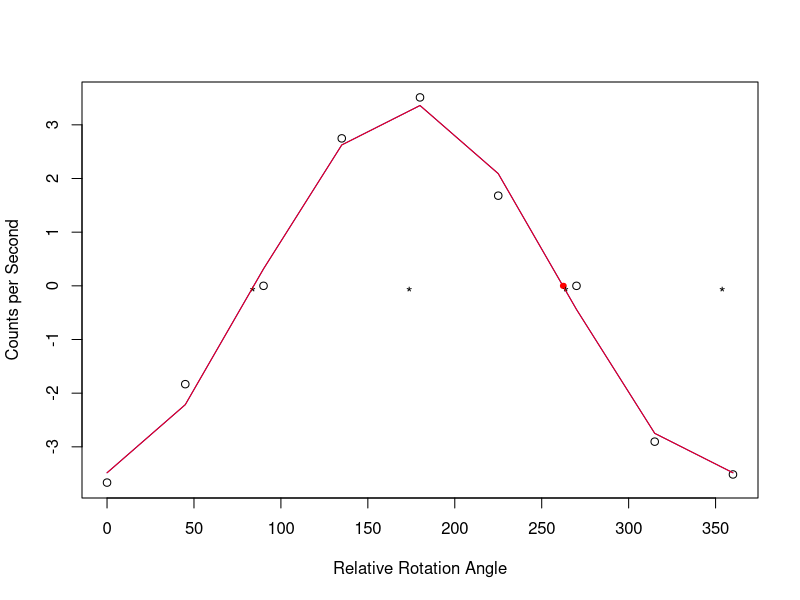

Write R code to recreate this figure.
mydata=read.csv('results.csv',header=FALSE)
colnames(mydata)=c('degs','volts','fogs','time')
#mydata$degs=mydata$degs+0;
degs=unique(mydata$degs)
spread=rep(0,length(degs))
for(i in c(1:length(spread))){
  ix=which(mydata$degs==degs[i]);
  thyme=mydata$time[ix];
  thyme=thyme-min(thyme);
  dt=diff(thyme)
  fog=mydata$fogs[ix]
  dfog=(diff(fog));
  dfdt=dfog/dt;
  spread[i]=median(dfdt);
}
spread=spread;#*60;
macks=median(spread)*2;
ix=-c(1:length(spread));
t=pi/180*degs[-ix];
xc=cos(t);
xs=sin(t);
fit=lm(spread[-ix]~xc+xs);

# use the linear statistical model to find north
alfa=fit$coefficients[2];
betta=fit$coefficients[3];
B=fit$coefficients[1];
A=sqrt(alfa^2+betta^2);
phase_shift = atan2(betta,alfa);
phase_shift = pi/2-phase_shift;
faze=phase_shift*180/pi;
root=(180-asin(-B/A)*180/pi-faze)%%360;

cat(sprintf("North is located at: %.2f degrees relative.\n",root));

# using a linear model and fit to find north... less efficient
pred=predict(fit,data=degs);
north_ix=which(diff(pred>0)<0);
north_arry=c(north_ix,north_ix+1);
north_fit = lm(pred[north_arry]~degs[north_arry]);
north = -north_fit$coefficients[1]/north_fit$coefficients[2];

pdf('fit.pdf')
plot(degs[-ix],spread[-ix],xlab='Relative Rotation Angle',ylab='Counts per Second');
lines(degs[-ix],pred,col='blue');
points(c(north,root),c(0,0),col='red',pch=20);

points(c(c(0,270,180,90)-faze),rep(B,4),pch='*');
lines(degs[-ix],A*sin(t+phase_shift)+B,col='red');
dev.off()